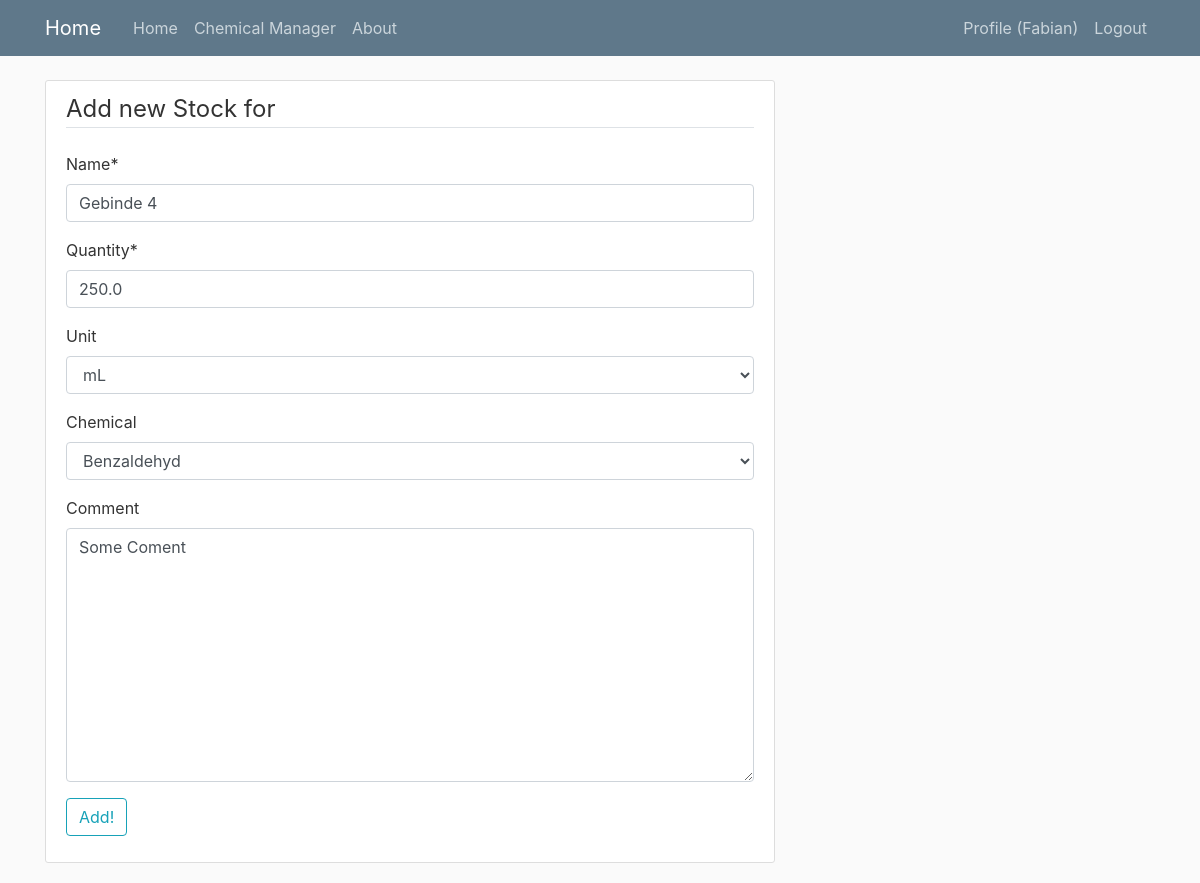
The page /chemmanager/stock/22/ (signed in) on the database as committed earlier.
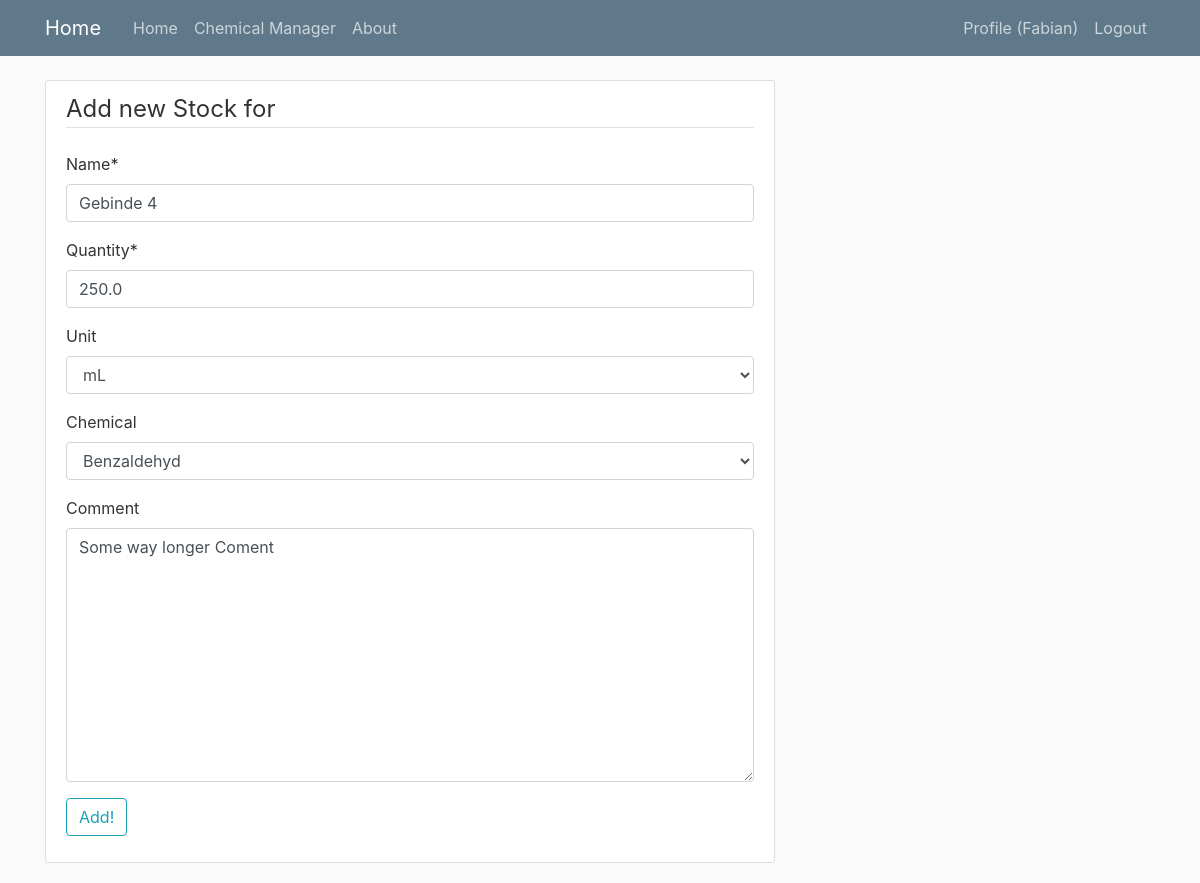
The same page on the database as committed later.
### chemmanager/models.py (models this page shows, shortened)
class Stock(models.Model):
    name = models.CharField(max_length=250)
    quantity = models.FloatField()
    comment = models.TextField(blank=True, null=True)
    date_created = models.DateTimeField(default=timezone.now)
    date_changed = models.DateTimeField(auto_now=True)
    chemical = models.ForeignKey(Chemical, on_delete=models.CASCADE, blank=True, null=True)
    unit = models.ForeignKey(Unit, on_delete=models.CASCADE, blank=True, null=True)
    class Meta:
        ordering = ['-date_changed']

class Unit(models.Model):
    name = models.CharField(max_length=100)
    equals_standard = models.CharField(max_length=100, blank=True, null=True)
    equals_standard_unit = models.ForeignKey('self', on_delete=models.CASCADE, blank=True, null=True)
    def __str__(self):
        return self.name

class Chemical(models.Model):
    name = models.CharField(max_length=250)
    structure = models.CharField(max_length=250, blank=True)
    molar_mass = models.FloatField(blank=True, null=True)
    density = models.FloatField(blank=True, null=True)
    melting_point = models.FloatField(blank=True, null=True)
    boiling_point = models.FloatField(blank=True, null=True)
    comment = models.TextField(blank=True)
    cid = models.CharField(max_length=100, blank=True, null=True)
    cas = models.CharField(max_length=100, blank=True, null=True)
    creator = models.ForeignKey(User, on_delete=models.CASCADE, blank=True, null=True)
    def __str__(self):
        return self.name

### chemmanager/views.py (the view)
# urls.py: path('stock/<int:pk>/', login_required(StockUpdateView.as_view()), name='stock-update'),
class StockUpdateView(UpdateView):
    model = Stock
    form_class = StockUpdateForm

### chemmanager/forms.py
class StockUpdateForm(forms.ModelForm):
    class Meta:
        model = Stock
        fields = ('name', 'quantity', 'unit', 'chemical', 'comment')

### chemmanager/templates/chemmanager/stock_form.html (shortened to what this page needs)
{% extends "chemmanager/chemmanager_base.html" %}
{% load crispy_forms_tags %}
{% block content %}
    <div class="content-section">
        <form method="POST">
            <fieldset class="form-group">
                <legend class="border-bottom mb-4">Add new Stock for {{ chemical }} </legend>
                {{ form|crispy }}
                <button class="btn btn-outline-info" type="submit">Add!</button>
            </fieldset>
        </form>
    </div>
{% endblock content %}

### chemmanager/templates/chemmanager/chemmanager_base.html (shortened to what this page needs)
{% extends "blog/base.html" %}
{% block base_content %}
<main role="main" class="container">
    <div class="row">
        <div class="col-md-8">
            {% block content %}{% endblock %}
        </div>
        <div class="col-md-4">
        </div>
    </div>
</main>
{% endblock base_content %}

### blog/templates/blog/base.html (shortened to what this page needs)
{% load static %}
<!DOCTYPE html>
<html lang="en">
<head>
    <link rel="stylesheet" href="https://stackpath.bootstrapcdn.com/bootstrap/4.4.1/css/bootstrap.min.css">
    <link rel="stylesheet" href="{% static 'blog/main.css' %}">
</head>
<body>
    <header class="site-header">
      <nav class="navbar navbar-expand-md navbar-dark bg-steel fixed-top">
        <div class="container">
          <a class="navbar-brand mr-4" href="{% url 'blog-home' %}">Home</a>
          <div class="collapse navbar-collapse" id="navbarToggle">
            <div class="navbar-nav mr-auto">
                <a class="nav-item nav-link" href="{% url 'blog-home' %}">Home</a>
                <a class="nav-item nav-link" href="{% url 'chemmanager-home' %}">Chemical Manager</a>
                <a class="nav-item nav-link" href="{% url 'blog-about' %}">About</a>
            </div>
            <div class="navbar-nav">
                {% if user.is_authenticated %}
                    <a class="nav-item nav-link" href="{% url 'profile' %}">Profile ({{ user }})</a>
                    <a class="nav-item nav-link" href="{% url 'logout' %}">Logout</a>
                {% else %}
                    <a class="nav-item nav-link" href="{% url 'login' %}">Login</a>
                    <a class="nav-item nav-link" href="{% url 'register' %}">Register</a>
                {% endif %}
            </div>
          </div>
        </div>
      </nav>
    </header>
    {% block base_content %}{% endblock %}
</body>
</html>

### blog/static/blog/main.css (style rules this page uses)
body { background: #fafafa; color: #333333; margin-top: 5rem; }
.bg-steel { background-color: #5f788a; }
.site-header .navbar-nav .nav-link { color: #cbd5db; }
.content-section { background: #ffffff; padding: 10px 20px; border: 1px solid #dddddd; border-radius: 3px; margin-bottom: 20px; }

Rows that differ between the two databases and show on the page:
changed Stock "mL": comment "Some Coment" → "Some way longer Coment"
